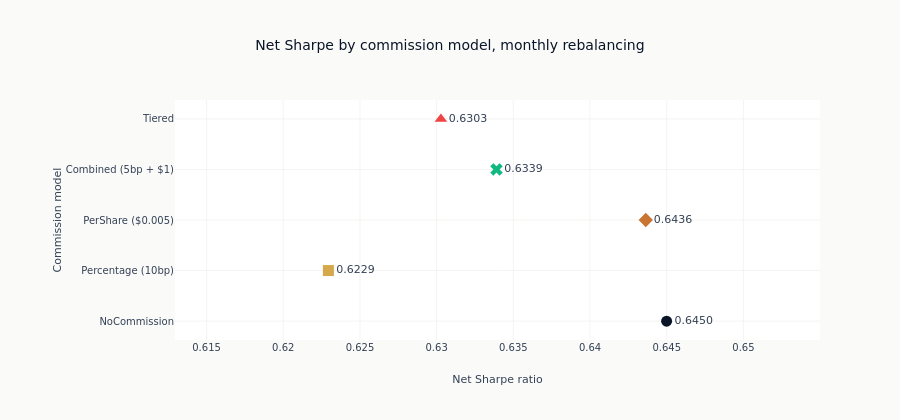

Source (notebook cell):
### Markdown cell above
**Finding**: This comparison isolates commission arithmetic within the fixed
monthly rule. Hover fields retain returns, fees, and trade counts without
duplicating the result as a terminal table.

### Code cell
sharpe_vals = [v["sharpe"] for v in pnl_results.values()]
names = list(pnl_results.keys())
sharpe_range = max(sharpe_vals) - min(sharpe_vals)
x_padding = max(sharpe_range * 0.4, 0.01)
monthly_customdata = [
    [metrics["total_return"], metrics["total_commission"], metrics["n_trades"]]
    for metrics in pnl_results.values()
]

fig = go.Figure()
fig.add_trace(
    go.Scatter(
        y=names,
        mode="markers+text",
        x=sharpe_vals,
        marker=dict(
            color=profile_colors,
            size=11,
            symbol=["circle", "square", "diamond", "x", "triangle-up"],
        ),
        text=[f"{value:.4f}" for value in sharpe_vals],
        textposition="middle right",
        customdata=monthly_customdata,
        hovertemplate="Sharpe: %{x:.4f}<br>Return: %{customdata[0]:.2%}"
        "<br>Commission: $%{customdata[1]:,.0f}<br>Trades: %{customdata[2]:,.0f}<extra></extra>",
    )
)
fig.update_layout(
    title="Net Sharpe by commission model, monthly rebalancing",
    xaxis_title="Net Sharpe ratio",
    yaxis_title="Commission model",
    xaxis_range=[min(sharpe_vals) - x_padding, max(sharpe_vals) + x_padding],
    height=420,
    showlegend=False,
    margin=dict(l=175),
)
show_plotly_with_alt(
    fig,
    "A dot plot of net Sharpe by commission model, one row per model, each marker a different "
    "shape and colour and labelled with its value. The whole set spans a narrow range of the "
    "Sharpe axis: the no-commission and per-share rows sit at the right-hand end and are almost "
    "indistinguishable from one another, the percentage row sits furthest left, and the tiered "
    "and combined rows fall between them.",
)

### Figure 1 — Plotly figure (JSON) as saved in the notebook; plotly's stock layout.template omitted (floating-point values rounded to 4 significant figures)
{"data": [{"customdata": [[0.7685, 0.0, 68], [0.7278, 3326.0, 69], [0.7659, 285.8, 68], [0.7479, 1799.0, 68], [0.7413, 2162.0, 70]], "hovertemplate": "Sharpe: %{x:.4f}<br>Return: %{customdata[0]:.2%}<br>Commission: $%{customdata[1]:,.0f}<br>Trades: %{customdata[2]:,.0f}<extra></extra>", "marker": {"color": ["#0a1628", "#D4A84B", "#C87533", "#10b981", "#ef4444"], "size": 11, "symbol": ["circle", "square", "diamond", "x", "triangle-up"]}, "mode": "markers+text", "text": ["0.6450", "0.6229", "0.6436", "0.6339", "0.6303"], "textposition": "middle right", "type": "scatter", "x": [0.645, 0.6229, 0.6436, 0.6339, 0.6303], "y": ["NoCommission", "Percentage (10bp)", "PerShare ($0.005)", "Combined (5bp + $1)", "Tiered"]}], "layout": {"height": 420, "margin": {"l": 175}, "showlegend": false, "title": {"text": "Net Sharpe by commission model, monthly rebalancing"}, "xaxis": {"range": [0.6129, 0.655], "title": {"text": "Net Sharpe ratio"}}, "yaxis": {"title": {"text": "Commission model"}}}}
